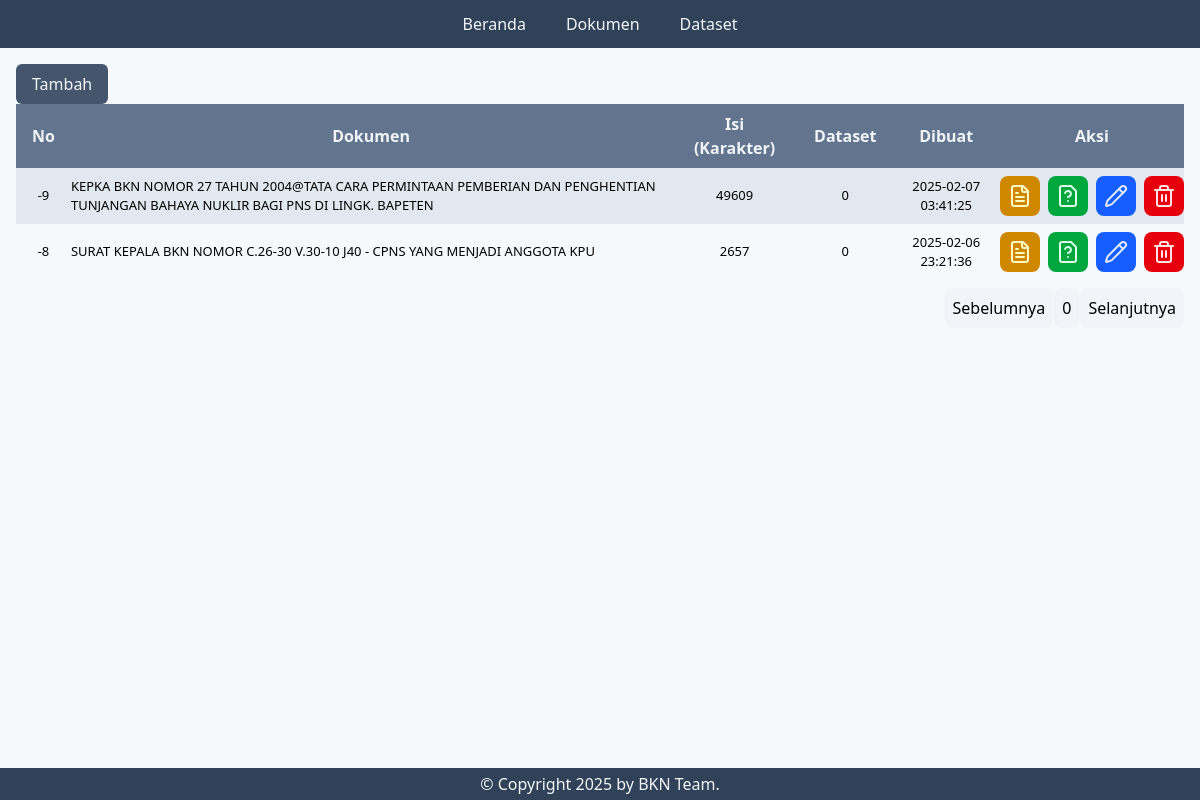
The app's page /admin/documents?page=0&per_page=10 with its own data.
### tables this page shows
CREATE TABLE documents (
      id INTEGER PRIMARY KEY,
      name TEXT NOT NULL,
      name_value TEXT,
      context TEXT,
      context_value TEXT,
      url TEXT,
      type INTEGER,
      created_at TIMESTAMP DEFAULT CURRENT_TIMESTAMP
  );

### server.py (the view)
@app.post("/admin/prompt", response_class=HTMLResponse)
async def admin_documents(req: RequestPrompt):
    respon = llm.ollama_chat(req.prompt)
    if(req.clear):
       respon = clear.remove_think_tags(respon)
    result =  {
        "respon": respon
    }
    return JSONResponse(content=result)

### templates/documents.html (shortened to what this page needs)
{% extends "base.html" %} {% block title %}Datasets{% endblock %} {% block head
  %} {{ super() }}
  {% endblock %} {% block content %}
  <div class="p-4">
    <button class="btn" onclick="openDialog()">Tambah</button>
    <table>
      <thead>
        <tr>
          <th class="w-[10px]">No</th>
          <th class="py-2 px-4 text-center">Dokumen</th>
          <th class="py-2 px-4 text-center">Isi (Karakter)</th>
          <th class="py-2 px-4 text-center">Dataset</th>
          <th class="py-2 px-4 text-center">Dibuat</th>
          <th class="py-2 px-4 text-center">Aksi</th>
        </tr>
      </thead>
      <tbody>
        {% for doc in documents %} {% set outer_loop = loop %} {% set id = doc["id"] %} {% set name = doc["name"] %} {% set context = doc["context"] %} {% set type = doc["type"] %}
        <tr>
          <td class="text-center">{{ ((pagination["page"]-1)*pagination["per_page"])+outer_loop.index }}</td>
          <td>{{name}}</td>
          <td class="text-center">{{(context|length)}}</td>
          <td class="text-center">{{doc["jumlah_dataset"]}}</td>
          <td class="text-center">{{doc["created_at"]}}</td>
          <td class="flex gap-2 py-2">
            <a target="_blank" href="{{ '/download/' + doc['url'] if doc['type'] == 1 else doc['url'] }}" class="text-yellow-100 p-2 bg-yellow-600 rounded-lg hover:bg-yellow-700 cursor-pointer" >
            </a>
            <div onclick="openDialogQuestion('{{id}}', `{{name}}`, `{{context}}`)"  class="text-green-100 p-2 bg-green-600 rounded-lg hover:bg-green-700 cursor-pointer">
            </div>
            <div onclick="openDialog('{{id}}', `{{name}}`, `{{context}}`, `{{doc['url']}}`, `{{type}}`)" class="text-blue-100 p-2 bg-blue-600 rounded-lg hover:bg-blue-700 cursor-pointer">
            </div>
            <div onclick="openDialogDelete('{{id}}', `{{name}}`)" class="text-red-100 p-2 bg-red-600 rounded-lg hover:bg-red-700 cursor-pointer">
            </div>
          </td>
        </tr>
        {% endfor %}
      </tbody>
    </table>
    <div class="pagination">
      <ul>
        <li><a href="?page={{pagination["page"]-1}}&per_page=10">Sebelumnya</a></li>
        <li>{{pagination["page"]}}</li>
        <li><a href="?page={{pagination["page"]+1}}&per_page=10">Selanjutnya</a></li>
      </ul>
    </div>
  </div>
  {% endblock %}

### templates/base.html (style rules this page uses)
body { @apply bg-slate-100/60; }
table th { @apply py-2 px-4 text-center; }
table { @apply w-full; }
thead tr { @apply bg-slate-500 text-slate-100; }
tbody { @apply text-[13px]; }
tbody tr:nth-child(even) { @apply hover:bg-slate-300; }
tbody tr:nth-child(odd) { @apply bg-slate-200 hover:bg-slate-300; }
.pagination { @apply w-full flex mt-2 justify-end; }
.pagination ul { @apply flex gap-[1px]; }
.pagination li { @apply p-2 bg-slate-100 hover:bg-slate-200/80 rounded-lg; }
.btn { @apply py-2 px-4 rounded-md bg-slate-600 text-slate-100 hover:bg-slate-700 cursor-pointer; }

### records on screen
documents: page "-9", name "KEPKA BKN NOMOR 27 TAHUN 2004@TATA CARA PERMINTAAN PEMBERIAN DAN PENGHENTIAN TUNJANGAN BAHAYA NUKLIR BAGI PNS DI LINGK. BAPETEN", value "49609", jumlah_dataset "0", created_at "2025-02-07 03:41:25"
documents: page "-8", name "SURAT KEPALA BKN NOMOR C.26-30 V.30-10 J40 - CPNS YANG MENJADI ANGGOTA KPU", value "2657", jumlah_dataset "0", created_at "2025-02-06 23:21:36"

### other values on screen
{{ pagination["page"] }} "0"
